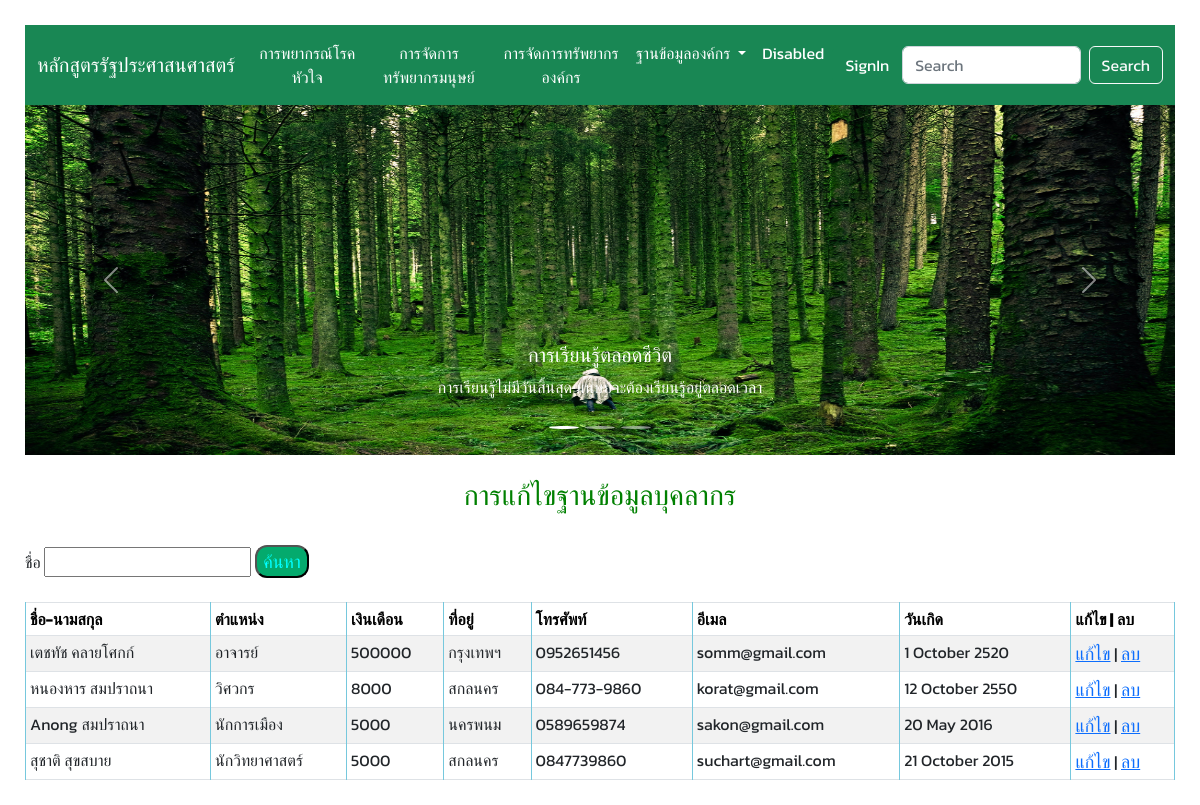
Screenshot of /employee_search/ with the database file from the repository.
### myapp/models.py (models this page shows)
class Employee(models.Model):
    firstname = models.CharField(max_length=50)
    lastname = models.CharField(max_length=50)
    gender = models.CharField(
        max_length=50,
        choices=[('Male', 'Male'), ('Female', 'Female')],
        default='Male'
        )
    position = models.CharField(max_length=50)
    salary = models.PositiveIntegerField()
    address = models.TextField()
    email = models.EmailField(unique=True, null=True, blank=True)
    phone = models.CharField(max_length=30, unique=True)
    birthday = models.DateField()
    religion = models.CharField(
        max_length=20,
        choices=[('พุทธ','พุทธ'), ('คริสต์', 'คริสต์'), ('อิสลาม', 'อิสลาม'), ('อื่นๆ', 'อื่นๆ')],
        default='พุทธ'
        )
    addition_note = models.TextField(null=True, blank=True)

### myapp/views.py (the view)
# urls.py: path('employee_search/', views.employee_search, name='employee_search'),
def employee_search(request):
    if request.method =='POST':
        kw = request.POST.get('name','')
        form = SearchForm(request.POST, initial={'name':kw})
    else:
        kw = request.GET.get('name','')
        form = SearchForm(initial={'name':kw})
    data = Employee.objects.filter(Q(firstname__contains=kw)|Q(lastname__contains=kw))[:10]
    return render(request,'./database/employee-search.html', { 'form' : form, 'data' : data })

### myapp/forms.py
class SearchForm(forms.Form):
    name = forms.CharField(label='ชื่อ', required=False)

### myapp/templates/database/employee-search.html (shortened to what this page needs)
{% extends 'heart/main.html' %} {% block content %}
<br />
<div>
  <h3>การแก้ไขฐานข้อมูลบุคลากร</h3>
</div>
<br />
<form>
  {{ form.name.label }} {{ form.name}}
  <button>ค้นหา</button>
</form>
<br />
<table class="table table-striped table-bordered table-sm">
  <thead class="thead-dark">
    <tr>
      <th>ชื่อ-นามสกุล</th>
      <th>ตำแหน่ง</th>
      <th>เงินเดือน</th>
      <th>ที่อยู่</th>
      <th>โทรศัพท์</th>
      <th>อีเมล</th>
      <th>วันเกิด</th>
      <th>แก้ไข | ลบ</th>
    </tr>
  </thead>
  {% for r in data %}
  <tr>
    <td>{{ r.firstname }} {{ r.lastname }}</td>
    <td>{{ r.position }}</td>
    <td>{{ r.salary }}</td>
    <td>{{ r.address }}</td>
    <td>{{ r.phone }}</td>
    <td>{{ r.email }}</td>
    <td>{{ r.birthday|date:'j F Y' }}</td>
    <td>
      <a href="{% url 'emp_update' id=r.id %}">แก้ไข</a> |
      <a href="javascript:del('{% url 'emp_delete' id=r.id %}')">ลบ</a>
    </td>
  </tr>
  {% endfor %}
</table>
{% endblock %}

### static/css/style.css (style rules this page uses)
body { font-family: "Kanit", sans-serif; font-size: 16px; font-weight: normal; height: 100%; margin: 25px 0; padding-left: 25px; padding-right: 25px; }
a { font-family: "Kanit", sans-serif; font-size: 18px; }
div { font-family: "Kanit", sans-serif; text-align: center; color: green; }
table, th, td { border: 1px solid rgb(118, 200, 221); }
th { background-color: #04aa6d; color: black; }
button { font-family: "Kanit", sans-serif; font-size: 18px; border-radius: 12px; color: aqua; background-color: #04aa6d; cursor: pointer; }

### rows the page displays
Employee: firstname "เตชทัช", lastname "คลายโศกก์", position "อาจารย์", salary "500000", address "กรุงเทพฯ", phone "0952651456", email "somm@gmail.com", birthday "1 October 2520"
Employee: firstname "หนองหาร", lastname "สมปราถนา", position "วิศวกร", salary "8000", address "สกลนคร", phone "084-773-9860", email "korat@gmail.com", birthday "12 October 2550"
Employee: firstname "Anong", lastname "สมปราถนา", position "นักการเมือง", salary "5000", address "นครพนม", phone "0589659874", email "sakon@gmail.com", birthday "20 May 2016"
Employee: firstname "สุชาติ", lastname "สุขสบาย", position "นักวิทยาศาสตร์", salary "5000", address "สกลนคร", phone "0847739860", email "suchart@gmail.com", birthday "21 October 2015"
